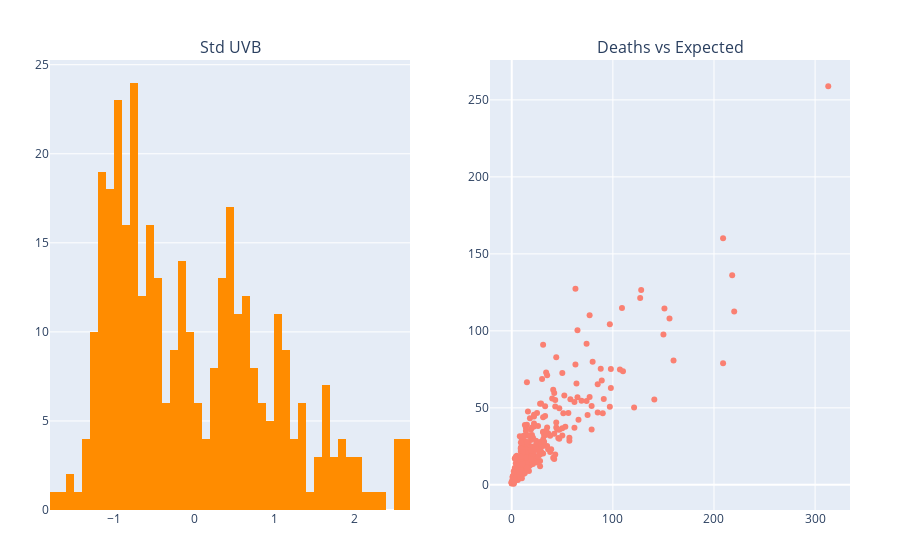

Write notebook code for a chart like this one.
### Code cell
fig = make_subplots(
    rows=1, cols=2,
    column_titles = ["Std UVB", "Deaths vs Expected"],
    specs=[
        Spec(kind="histogram") Spec(kind="scatter")
    ]
)  

add_trace!(
    fig,
    histogram(x=melanoma.UVB_std,
    marker_color=:darkorange,nbinsx=50, showlegend=false),
    row=1,col=1)

add_trace!(
    fig,
    scatter(x=melanoma.Deaths,y=melanoma.Expected,
    mode=:markers,marker_color=:salmon,showlegend=false),
    row=1,col=2)

fig

### Figure 1 — Plotly figure (JSON) as saved in the notebook; plotly's stock layout.template omitted (floating-point values rounded to 4 significant figures; data arrays with more than 128 entries replaced by an {"elided": "..."} marker saying what was removed)
{"data": [{"marker": {"color": "darkorange"}, "nbinsx": 50, "showlegend": false, "type": "histogram", "x": {"elided": "354 float values"}, "xaxis": "x", "yaxis": "y"}, {"marker": {"color": "salmon"}, "mode": "markers", "showlegend": false, "type": "scatter", "x": {"elided": "354 int values"}, "xaxis": "x2", "y": {"elided": "354 float values"}, "yaxis": "y2"}], "layout": {"annotations": [{"font": {"size": 16}, "showarrow": false, "text": "Std UVB", "x": 0.225, "xanchor": "center", "xref": "paper", "y": 1, "yanchor": "bottom", "yref": "paper"}, {"font": {"size": 16}, "showarrow": false, "text": "Deaths vs Expected", "x": 0.775, "xanchor": "center", "xref": "paper", "y": 1, "yanchor": "bottom", "yref": "paper"}], "margin": {"b": 50, "l": 50, "r": 50, "t": 60}, "xaxis": {"anchor": "y", "domain": [0, 0.45]}, "xaxis2": {"anchor": "y2", "domain": [0.55, 1]}, "yaxis": {"anchor": "x", "domain": [0, 1]}, "yaxis2": {"anchor": "x2", "domain": [0, 1]}}}
